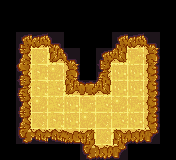

Below is a game level as drawn by its tile map, then a one-line description and the .tmx file that defines it, in full:
An orthogonal 11x10 tile map with 16x16 px tiles, 1 tile layer (Ground) and 11 objects (3x ICE, 2x BLOCK, HERO, STAIRS, SQUID_DOWN, ...).

<map version="1.10" tiledversion="1.10.2" orientation="orthogonal" renderorder="right-down" width="11" height="10" tilewidth="16" tileheight="16" infinite="0" nextlayerid="4" nextobjectid="18">
 <properties>
  <property name="DIRECTIONS" value="DDDDRRRD" />
  <property name="ITEMS" value="BLOCK,BLOCK,SWITCH" />
  <property name="NAME" value="Try not to go too far" />
 </properties>
 <tileset firstgid="1" source="../level16.tsx" />
 <layer id="1" name="Ground" width="11" height="10">
  <data encoding="csv">
0,0,0,0,0,0,0,0,0,0,0,
0,0,0,0,0,0,0,0,0,0,0,
0,1,6,9,0,0,0,1,6,9,0,
0,10,16,3221225500,9,0,1,1073741852,15,47,0,
0,46,13,17,47,0,37,11,11,18,0,
0,37,13,14,3221225500,7,1073741852,11,11,18,0,
0,10,17,14,11,15,14,17,15,18,0,
0,10,16,13,11,17,16,14,11,18,0,
0,19,21,21,23,28,16,2147483676,26,27,0,
0,0,0,0,0,19,26,27,0,0,0
</data>
 </layer>
 <objectgroup id="2" name="Puzzle">
  <object id="4" name="ICE" x="119.968" y="121.411">
   <point />
  </object>
  <object id="6" name="ICE" x="103.64" y="120.788">
   <point />
  </object>
  <object id="7" name="ICE" x="87.1292" y="121.495">
   <point />
  </object>
  <object id="8" name="HERO" x="39.77" y="59.9001">
   <point />
  </object>
  <object id="9" name="STAIRS" x="104.248" y="138.423">
   <point />
  </object>
  <object id="11" name="SQUID_DOWN" x="135.273" y="56">
   <point />
  </object>
  <object id="13" name="SPIKES" x="135.636" y="89.0909">
   <point />
  </object>
  <object id="14" name="DOOR_SWITCHED_OPEN" x="70.5455" y="124">
   <point />
  </object>
 </objectgroup>
 <objectgroup id="3" name="Solution">
  <object id="15" name="BLOCK" x="135.125" y="71.4972">
   <point />
  </object>
  <object id="16" name="SWITCH" x="136.025" y="102.299">
   <point />
  </object>
  <object id="17" name="BLOCK" x="54.185" y="120.511">
   <point />
  </object>
 </objectgroup>
</map>
